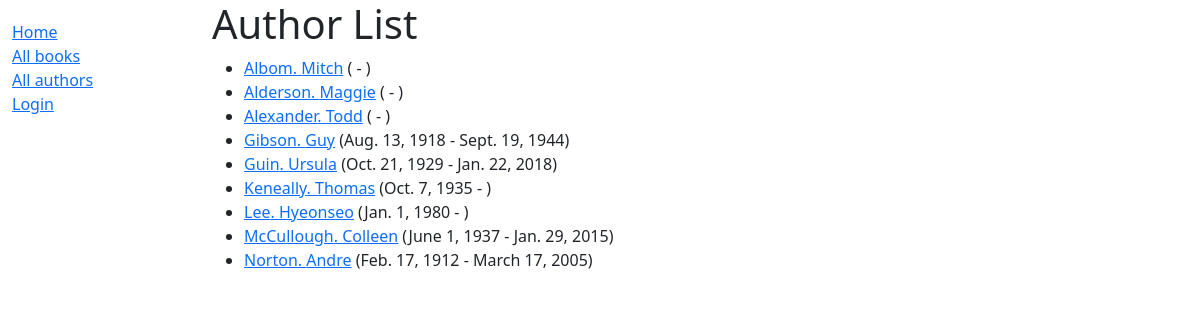
Screenshot of /catalog/authors/ with the database file from the repository.
### catalog/models.py (models this page shows, shortened)
class Author(models.Model):
    first_name = models.CharField(max_length=100)
    last_name = models.CharField(max_length=100)
    country = models.ForeignKey(Country, on_delete=models.SET_NULL, null=True, blank=True, help_text='Select the country of the author')
    date_of_birth = models.DateField(null=True, blank=True)
    date_of_death = models.DateField('died', null=True, blank=True)
    class Meta:
        ordering = ['last_name', 'first_name']
    def get_absolute_url(self):
        return reverse("author-detail", args=[str(self.id)])

### catalog/views.py (the view)
# urls.py: path('authors/', views.AuthorListView.as_view(), name='authors'),
class AuthorListView(generic.ListView):
    model = Author

### catalog/templates/catalog/author_list.html
{% extends "base_generic.html" %}
{% block content %}
<h1>Author List</h1>
{% if author_list %}
<ul>
    {% for author in author_list %}
    <li>
        <a href="{{ author.get_absolute_url }}">{{ author.last_name }}. {{ author.first_name }}</a>
        ({% if author.date_of_birth %}{{author.date_of_birth}}{% endif %} - {% if author.date_of_death %}{{ author.date_of_death }}{% endif %})
    </li>
    {% endfor %}
</ul>
{% else %}
<p>There are no author information in the library.</p>
{% endif %}
{% endblock %}

### rows the page displays
Author: last_name "Albom", first_name "Mitch"
Author: last_name "Alderson", first_name "Maggie"
Author: last_name "Alexander", first_name "Todd"
Author: last_name "Gibson", first_name "Guy", date_of_birth "Aug. 13, 1918", date_of_death "Sept. 19, 1944"
Author: last_name "Guin", first_name "Ursula", date_of_birth "Oct. 21, 1929", date_of_death "Jan. 22, 2018"
Author: last_name "Keneally", first_name "Thomas", date_of_birth "Oct. 7, 1935"
Author: last_name "Lee", first_name "Hyeonseo", date_of_birth "Jan. 1, 1980"
Author: last_name "McCullough", first_name "Colleen", date_of_birth "June 1, 1937", date_of_death "Jan. 29, 2015"
Author: last_name "Norton", first_name "Andre", date_of_birth "Feb. 17, 1912", date_of_death "March 17, 2005"
